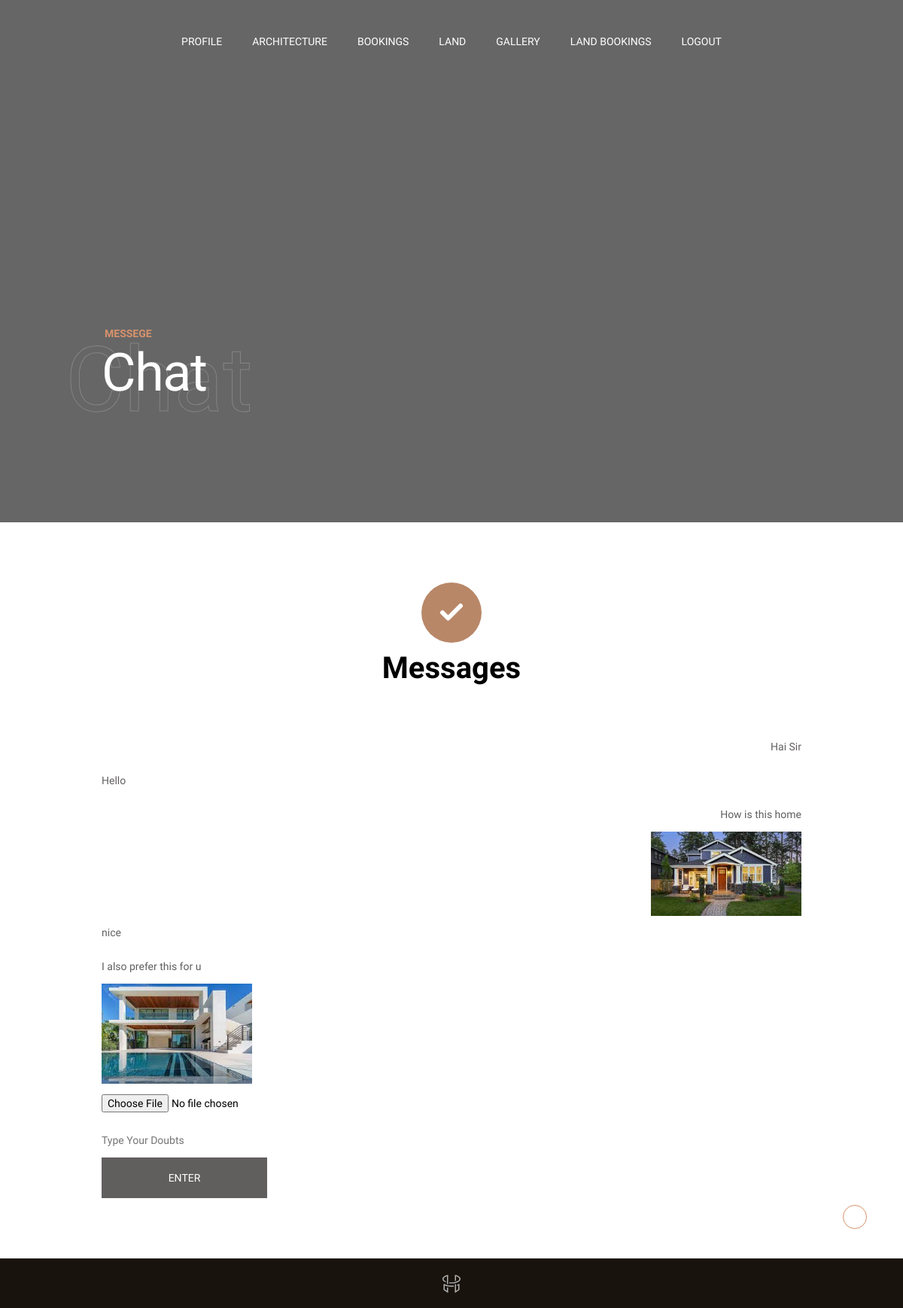
The page /user/messegeuser.php?cl_id=19 (signed in) on the database its author committed.
### tables this page shows
CREATE TABLE IF NOT EXISTS `message` (
  `m_id` int(11) NOT NULL AUTO_INCREMENT,
  `l_id` int(11) NOT NULL,
  `message` varchar(100) DEFAULT NULL,
  `replay` varchar(100) DEFAULT NULL,
  `a_id` int(11) NOT NULL,
  `u_img` varchar(100) DEFAULT NULL,
  `ur_img` varchar(100) DEFAULT NULL,
  PRIMARY KEY (`m_id`)
);

### user/messegeuser.php (the view, shortened to what this page needs)
<?php include 'uheader.php' ;
 $cl_id=$_GET['cl_id'];
?>
      <div class="content-wrapper  js-content-wrapper">
        <section class="page-masthead">
          <div data-parallax="0.6" class="page-masthead__bg">
            <div data-parallax-target class="bg-image js-lazy" data-bg="img/backgrounds/13.jpg"></div>
          </div>
          <div class="container">
            <div class="page-masthead__content">
              <div class="row justify-content-between md:justify-content-center align-items-center">
                <div class="col-lg-9 col-md-10">
                  <div data-anim="slide-up delay-1">
                    <div class="page-masthead__subtitle">Messege</div>
                    <div class="page-masthead__back_title">Chat</div>
                    <h1 class="page-masthead__title text-white">Chat</h1>
                  </div>
                </div>
              </div>
            </div>
          </div>
        </section>
        <section class="layout-pt-md layout-pb-md">
          <div class="container">
            <div class="row no-gutters justify-content-center">
              <div class="col-xl-7">
                <div class="shopCompleted-header">
                  <div class="icon">
                    <i data-feather="check"></i>
                  </div>
                  <h2 class="title">
                     Messages
                  </h2>
                </div>
<?php
 $results = $con->query("select * from message WHERE l_id=$l_id AND a_id=$cl_id");
                               while($rows= mysqli_fetch_array($results))
                                 {
                                  ?>
                    <div style="
    justify-content: space-between;
    width: 100%;
    font-size: 0.875rem;
    line-height: 2.8125rem;
    float:left;
    ">
                      <span  style="float:left;"><?php  echo $replay= $rows['replay']; ?></span>
                    </div>
                     <div style="
    justify-content: space-between;
    width: 100%;
    font-size: 0.875rem;
    line-height: 2.8125rem;
    float:left;
    ">
     <?php
                      if($rows['ur_img']!="") { ?>
                     <span  style="float:left; text-align: right;"><img width="200px" src="../uploads/<?php  echo $ur_img= $rows['ur_img']; ?>"> </span>
                   <?php } ?>
                    <span  style="float:right; text-align: right;"><?php  echo $message= $rows['message']; ?> </span>
                    </div>
                    <div style="
    justify-content: space-between;
    width: 100%;
    font-size: 0.875rem;
    line-height: 2.8125rem;
    float:left;
    ">
                     <?php
                      if($rows['u_img']!="") { ?>
                     <span  style="float:right; text-align: right;"><img width="200px" src="../uploads/<?php  echo $u_img= $rows['u_img']; ?>"> </span>
                   <?php  } ?>
                    </div>
<?php  }
                   ?>
                 <form action="messegesubmit.php" method="POST" enctype="multipart/form-data">
                 <div style="
    justify-content: space-between;
    width: 100%;
    font-size: 0.875rem;
    line-height: 2.8125rem;
    float:left;
    ">
                       <input type="file" name="u_file"  style="border: 0;
    font-size: 0.875rem;
    line-height: 1.3;
    font-weight: 400;
    width: 50%;
    padding: 0.875rem 0;
    color: black;
    transition: border 0.15s cubic-bezier(0.165, 0.84, 0.44, 1);"><br>
                      <input type="text" name="a_id" placeholder="Type Your Doubts" style="border: 0;
    font-size: 0.875rem;
    line-height: 1.3;
    font-weight: 400;
    width: 50%;
    padding: 0.875rem 0;
    color: black;
    transition: border 0.15s cubic-bezier(0.165, 0.84, 0.44, 1);"><br>
                      <input type="submit" class="button -md -grey text-white" name="submit" value="Enter">
                </div>
              </form>
              </div>
            </div>
          </div>
        </section>
<?php include 'ufooter.php' ?>

### rows shown on the page
message: message "Hai Sir"
message: replay "Hello"
message: message "How is this home", u_img (picture)
message: replay "nice"
message: replay "I also prefer this for u", ur_img (picture)
